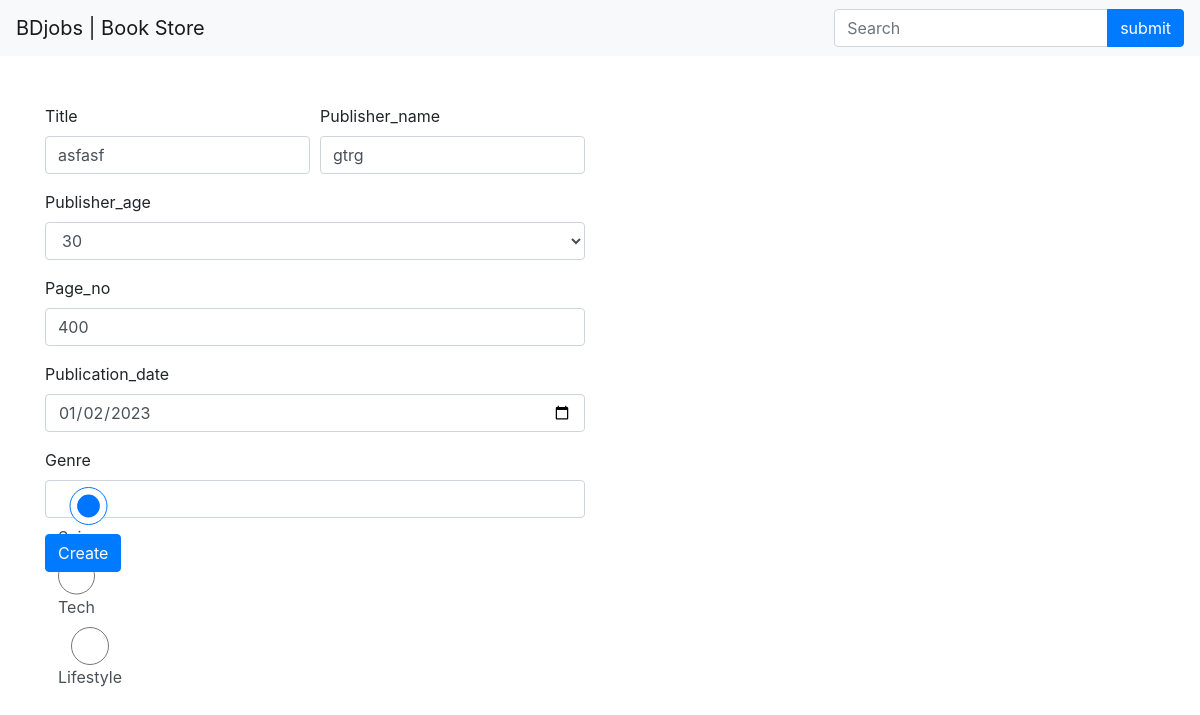
Page /update/5 on the committed database.
### book/models.py (models this page shows, shortened)
class Book(models.Model):
    age_choices = [
        ('20','20'),
        ('25','25'),
        ('30','30'),
        ('40','40'),
    ]
    book_type = [
        ('science','Science'),
        ('tech','Tech'),
        ('lifestyle','Lifestyle')
    ]
    serial = models.AutoField(primary_key=True)
    title = models.CharField(max_length=100)
    publisher_name = models.CharField(max_length=100)
    publisher_age = models.CharField(max_length=20,choices=age_choices,default=0)
    page_no = models.IntegerField(default=0)
    publication_date = models.DateField()
    genre = models.CharField(max_length=100,choices=book_type)

### book/views.py (the view)
# urls.py: path('update/<int:pk>',views.update.as_view(),name='update'),
class update(UpdateView):
    model = Book
    form_class = bookForm
    template_name = 'update.html'
    success_url = '/'

### book/forms.py
class bookForm(forms.ModelForm):
    publication_date = forms.DateField(widget=DateInput)
    genre = forms.ChoiceField(choices=Book.book_type, widget=forms.RadioSelect)
    class Meta:
        model = Book
        fields = ['title','publisher_name','publisher_age','page_no','publication_date','genre']
    def __init__(self,*args, **kwargs):
        super(bookForm,self).__init__(*args, **kwargs)
        for field in self.fields:
            self.fields[field].widget.attrs['class']='form-control'

### templates/update.html (shortened to what this page needs)
{% extends 'include/base.html' %}
{% block content %}
<section class="mt-5">
    <div class="container mt-5">
        <div class="row">
            <div class="col-md-6">
                <form action="" method="post">
                    <div class="form-row">
                      <div class="form-group col-md-6">
                        <label>Title</label>
                        {{form.title}}
                      </div>
                      <div class="form-group col-md-6">
                        <label>Publisher_name</label>
                        {{form.publisher_name}}
                      </div>
                    </div>
                    <div class="form-group">
                      <label for="inputAddress">Publisher_age</label>
                      {{form.publisher_age}}
                    </div>
                    <div class="form-group">
                      <label for="inputAddress">Page_no</label>
                      {{form.page_no}}
                    </div>
                    <div class="form-group">
                      <label for="inputAddress">Publication_date</label>
                      {{form.publication_date}}
                    </div>
                    <div class="form-group">
                      <label for="genre">Genre</label>
                      {{form.genre}}
                    </div>
                    <button type="submit" class="btn btn-primary">Create</button>
                  </form>
            </div>
        </div>
    </div>
</section>
{% endblock %}

### rows in the picture
Book: title "asfasf", publisher_name "gtrg", publisher_age "30", page_no "400", publication_date "01/02/2023", genre "☑ Science ☐ Tech ☐ Lifestyle"
